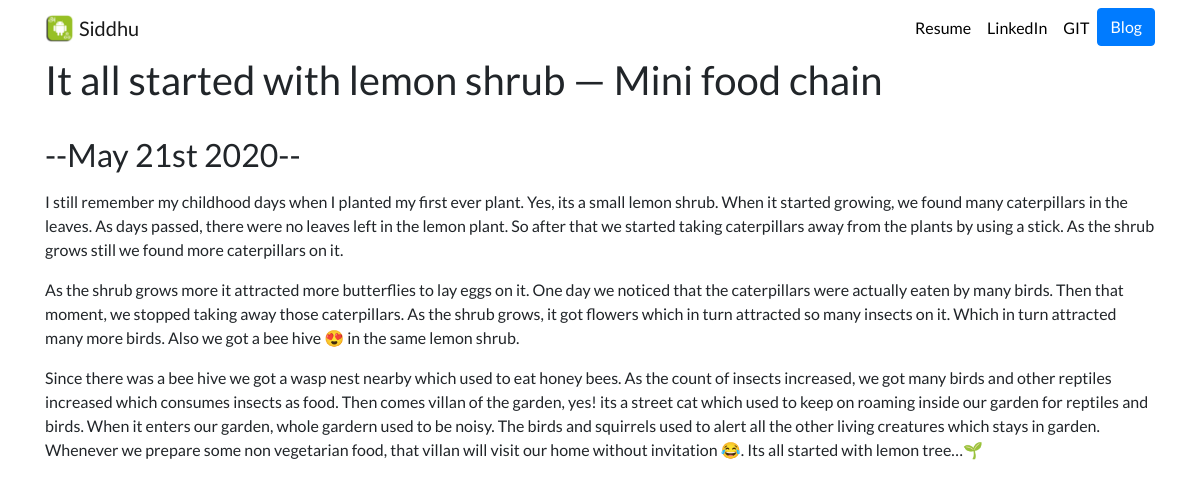
Page /blog/7/ on the committed database.
### blog/models.py (models this page shows, shortened)
class Blog(models.Model):
	title = models.CharField(max_length=200)
	description = models.TextField()
	date = models.DateField()

### blog/views.py (the view)
# urls.py: path('<int:blog_id>/', views.detail, name='detail'),
def detail(request, blog_id):
	blog = get_object_or_404(Blog, pk=blog_id)
	return render(request, 'blog/detail.html',{'blog':blog})

### blog/templates/blog/detail.html
{% extends 'portfolio/base.html' %}
{% block content %}
<h1>{{ blog.title }}</h1><br>
<h2>--{{ blog.date|date:'F jS Y' }}--</h2>
<p>{{ blog.description|safe }}</p>
{% endblock %}

### portfolio/static/portfolio/custom.css (style rules this page uses)
body { font-family: 'Lato', sans-serif; }

### rows in the picture
Blog: title "It all started with lemon shrub — Mini food chain", date "May 21st 2020", description "I still remember my childhood days when I planted my first ever plant. Yes, its a small lemon shrub. When it started growing, we found many caterpillars in the leaves. As days passed, there were no leaves left in the lemon plant. So after that we started taking caterpillars away from the plants by using a stick. As the shrub grows still we found more caterpillars on it. As the shrub grows more it attracted more butterflies to lay eggs on it. One day we noticed that the caterpillars were actually eaten by many birds. Then that moment, we stopped taking away those caterpillars. As the shrub grows, it got flowers which in turn attracted so many insects on it. Which in turn attracted many more…"
